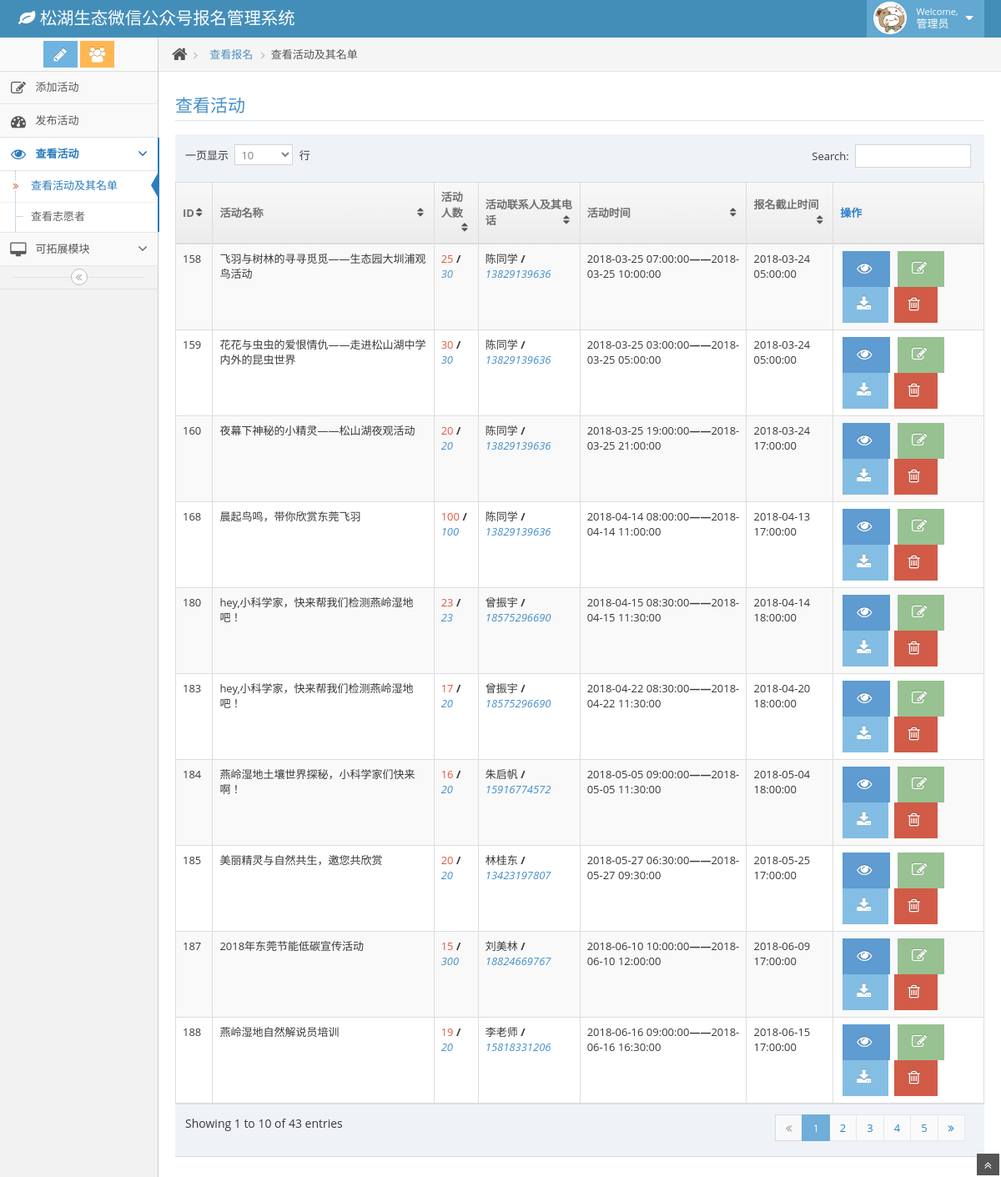
Screenshot of /adminPage/seeActivities.php (signed in) with the database file from the repository.
### tables this page shows
CREATE TABLE `activities` (
  `activityId` int(11) NOT NULL AUTO_INCREMENT,
  `activityName` varchar(50) DEFAULT NULL,
  `activityStartTime` datetime DEFAULT NULL,
  `activityAddress` varchar(50) DEFAULT NULL,
  `deadlinetoRegister` datetime DEFAULT NULL,
  `totalParticipantLimit` int(11) DEFAULT NULL,
  `activityEndTime` datetime DEFAULT NULL,
  `describe` text,
  `activityPeople` varchar(20) DEFAULT NULL,
  `activityPeopleTel` varchar(20) DEFAULT NULL,
  `activityMark` int(10) DEFAULT NULL,
  PRIMARY KEY (`activityId`)
);

### adminPage/seeActivities.php (the view, shortened to what this page needs)
<!DOCTYPE html>
<html lang="en">
    <head>
        <link href="assets/css/bootstrap.min.css" rel="stylesheet" />
        <link rel="stylesheet" href="assets/css/font-awesome.min.css" />
        <link rel="stylesheet" href="assets/css/ace.min.css" />
        <link rel="stylesheet" href="assets/css/ace-rtl.min.css" />
        <link rel="stylesheet" href="assets/css/ace-skins.min.css" />
    </head>
    <body>
        <div class="main-container" id="main-container">
            <div class="main-container-inner">
                <div class="main-content">
                    <div class="page-content">
                        <div class="row">
                            <div class="col-xs-12">
                                <div class="row">
                                    <div class="col-xs-12">
                                        <h3 class="header smaller lighter blue">查看活动</h3>
                                        <div class="table-responsive">
                                            <table id="sample-table-2" class="table table-striped table-bordered table-hover">
                                                <thead>
                                                    <tr>
                                                        <th>ID</th>
                                                        <th>活动名称</th>
                                                        <th>活动人数</th>
                                                        <th>活动联系人及其电话</th>
                                                        <th>活动时间</th>
                                                        <th>报名截止时间</th>
                                                        <th>操作</th>
                                                    </tr>
                                                </thead>
                                                <tbody>
                                                    <?php
                                                    $sql       = "select * from activities";
                                                        $result = mysql_query($sql);
                                                            while($row = mysql_fetch_array($result))
                                                      {
                                                            $id = $row['activityId'];
                                                            $sql2 = "select count(*)as number from participants where registerformId IN(select registerformId from registerForm where acticitieId =$id)";
                                                            $result2 = mysql_query($sql2);
                                                            $row2 =  mysql_fetch_array($result2);
                                                            $number = $row2['number'];
                                                                    $id = $row['activityId'];
                                                                    $h = "activityList.php?id= $id ";
                                                                    $d = "../addtodatabase/delectActivict.php?id= $id ";
                                                                    $download = "../addtodatabase/downExcel.php?id= $id";
                                                                    $change = "changeActivity.php?id= $id ";
                                                      ?>
                                                    <tr>
                                                        <td><?php echo $row['activityId']; ?></td>
                                                        <td><?php echo $row['activityName']; ?></td>
                                                        <td>
                                                            <span class="red"><?php echo $number; ?></span>
                                                            <b>/</b>
                                                            <i class="blue"><?php echo $row['totalParticipantLimit'] ?></i>
                                                        </td>
                                                        <td>
                                                            <span><?php echo $row['activityPeople'];?></span>
                                                            <b>/</b>
                                                            <i class="blue"><?php echo $row['activityPeopleTel'];?></i>
                                                        </td>
                                                        <td>
                                                            <div   class="visible-md visible-lg hidden-sm hidden-xs"><?php echo $row['activityStartTime'] ?><b>——</b><?php echo $row['activityEndTime'] ?></div>
                                                        </td>
                                                        <td><?php echo $row['deadlinetoRegister'] ?></td>
                                                        <td>
                                                            <div class="visible-md visible-lg hidden-sm hidden-xs action-buttons">
                                                                <a class="btn btn-primary" href="<?php echo $h;?>" title="查看报名人员">
                                                                    <i class="icon-eye-open bigger-130"></i>
                                                                </a>
                                                                <a class="btn btn-success" href="<?php echo $change;?>" title="修改活动信息">
                                                                    <i class="icon-edit bigger-130"></i>
                                                                </a>
                                                                <a class="btn btn-info" href="<?php echo $download;?>" title="下载该活动的报名名单">
                                                                    <i class="icon-download-alt bigger-130"></i>
                                                                </a>
                                                                <button type="button" class="btn btn-danger delBtn"  data-toggle="modal" data-target="#selected_modal" title="删除该活动"  clickurl="<?php echo $d;?>" clickname="<?php echo $row['activityName']; ?>">
                                                                    <i class="icon-trash bigger-130"></i>
                                                                </button>
                                                            </div>
                                                        </td>
                                                    </tr>
                                                <?php
                                                 }
                                                 ?>
                                                </tbody>
                                            </table>
                                        </div>
                                    </div>
                                </div>
                            </div>
                        </div>
                    </div>
                </div>
            </div>
            <a href="#" id="btn-scroll-up" class="btn-scroll-up btn btn-sm btn-inverse">
                <i class="icon-double-angle-up icon-only bigger-110"></i>
            </a>
        </div>
</body>
</html>

### rows the page displays
activities: activityId "158", activityName "飞羽与树林的寻寻觅觅——生态园大圳浦观鸟活动", number "25", totalParticipantLimit "30", activityPeople "陈同学", activityPeopleTel "13829139636", activityStartTime "2018-03-25 07:00:00", activityEndTime "2018-03-25 10:00:00", deadlinetoRegister "2018-03-24 05:00:00"
activities: activityId "159", activityName "花花与虫虫的爱恨情仇——走进松山湖中学内外的昆虫世界", number "30", totalParticipantLimit "30", activityPeople "陈同学", activityPeopleTel "13829139636", activityStartTime "2018-03-25 03:00:00", activityEndTime "2018-03-25 05:00:00", deadlinetoRegister "2018-03-24 05:00:00"
activities: activityId "160", activityName "夜幕下神秘的小精灵——松山湖夜观活动", number "20", totalParticipantLimit "20", activityPeople "陈同学", activityPeopleTel "13829139636", activityStartTime "2018-03-25 19:00:00", activityEndTime "2018-03-25 21:00:00", deadlinetoRegister "2018-03-24 17:00:00"
activities: activityId "168", activityName "晨起鸟鸣，带你欣赏东莞飞羽", number "100", totalParticipantLimit "100", activityPeople "陈同学", activityPeopleTel "13829139636", activityStartTime "2018-04-14 08:00:00", activityEndTime "2018-04-14 11:00:00", deadlinetoRegister "2018-04-13 17:00:00"
activities: activityId "180", activityName "hey,小科学家，快来帮我们检测燕岭湿地吧！", number "23", totalParticipantLimit "23", activityPeople "曾振宇", activityPeopleTel "18575296690", activityStartTime "2018-04-15 08:30:00", activityEndTime "2018-04-15 11:30:00", deadlinetoRegister "2018-04-14 18:00:00"
activities: activityId "183", activityName "hey,小科学家，快来帮我们检测燕岭湿地吧！", number "17", totalParticipantLimit "20", activityPeople "曾振宇", activityPeopleTel "18575296690", activityStartTime "2018-04-22 08:30:00", activityEndTime "2018-04-22 11:30:00", deadlinetoRegister "2018-04-20 18:00:00"
activities: activityId "184", activityName "燕岭湿地土壤世界探秘，小科学家们快来啊！", number "16", totalParticipantLimit "20", activityPeople "朱启帆", activityPeopleTel "15916774572", activityStartTime "2018-05-05 09:00:00", activityEndTime "2018-05-05 11:30:00", deadlinetoRegister "2018-05-04 18:00:00"
activities: activityId "185", activityName "美丽精灵与自然共生，邀您共欣赏", number "20", totalParticipantLimit "20", activityPeople "林桂东", activityPeopleTel "13423197807", activityStartTime "2018-05-27 06:30:00", activityEndTime "2018-05-27 09:30:00", deadlinetoRegister "2018-05-25 17:00:00"
activities: activityId "187", activityName "2018年东莞节能低碳宣传活动", number "15", totalParticipantLimit "300", activityPeople "刘美林", activityPeopleTel "18824669767", activityStartTime "2018-06-10 10:00:00", activityEndTime "2018-06-10 12:00:00", deadlinetoRegister "2018-06-09 17:00:00"
activities: activityId "188", activityName "燕岭湿地自然解说员培训", number "19", totalParticipantLimit "20", activityPeople "李老师", activityPeopleTel "15818331206", activityStartTime "2018-06-16 09:00:00", activityEndTime "2018-06-16 16:30:00", deadlinetoRegister "2018-06-15 17:00:00"
